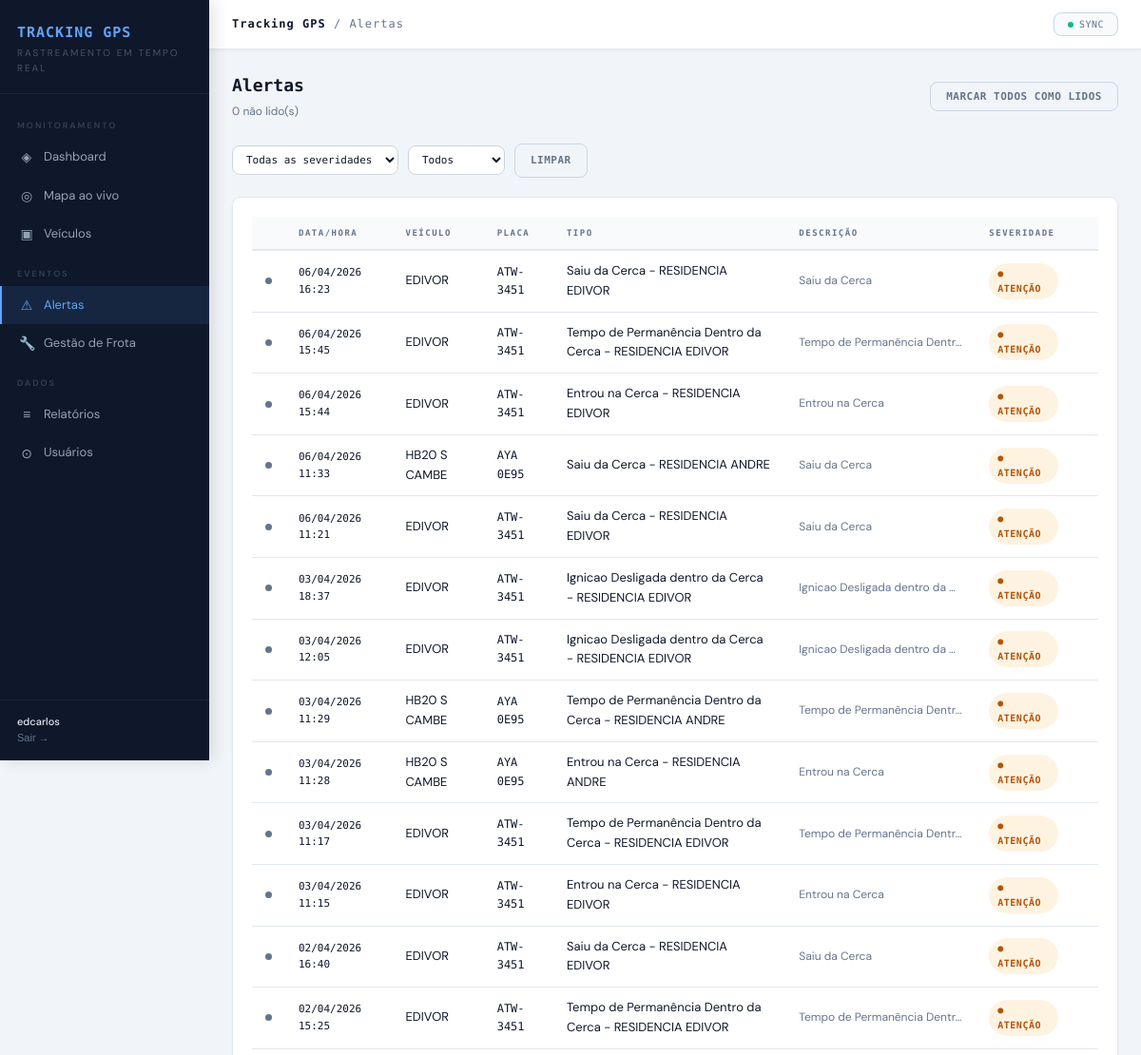
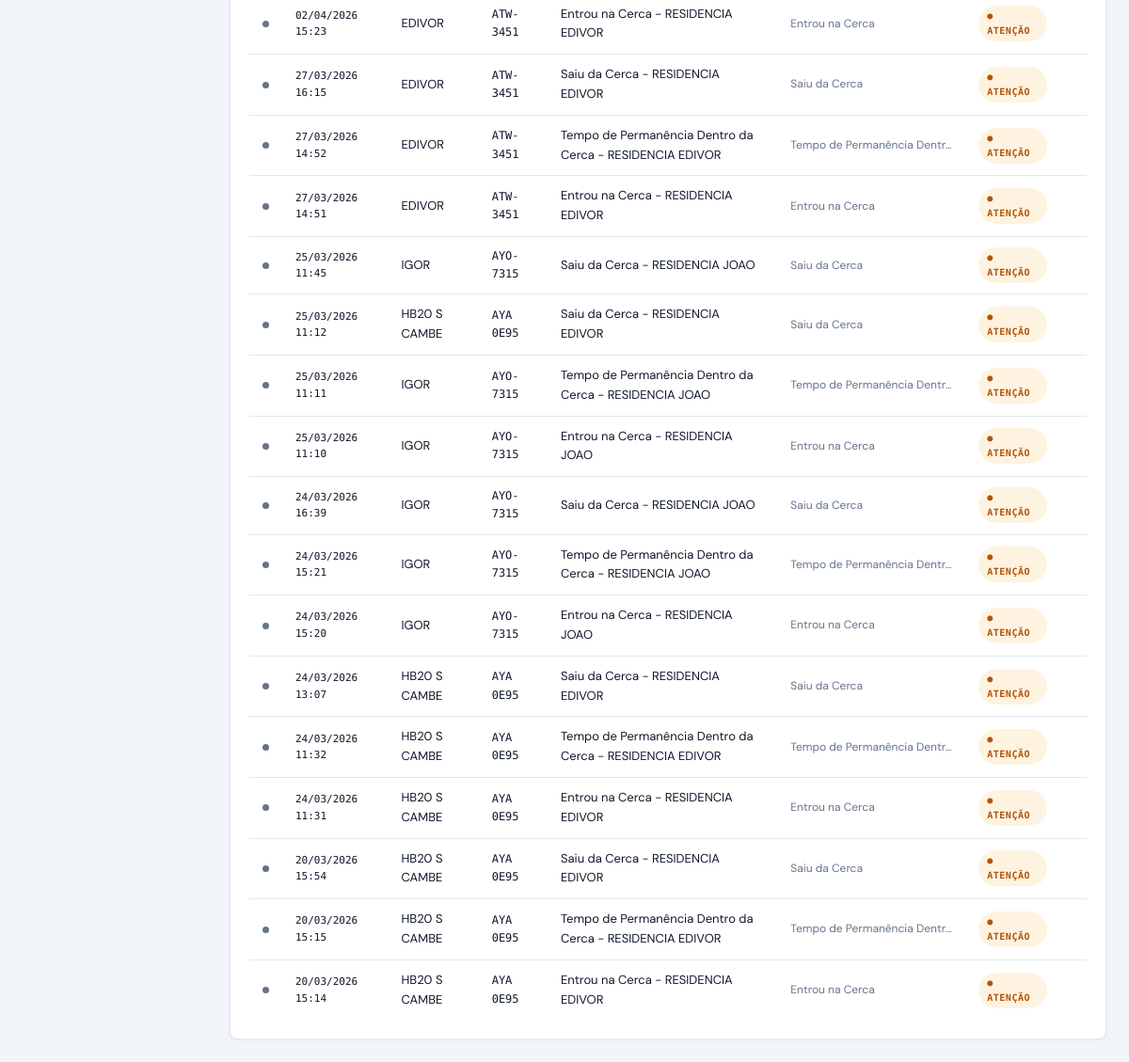
Screenshot of /alertas/ (signed in) with the database file from the repository (2 pictures, top to bottom).
### core/models.py (models this page shows, shortened)
class Alert(models.Model):
    SEVERIDADE_CHOICES = [
        ('info',    'Informação'),
        ('warning', 'Atenção'),
        ('danger',  'Crítico'),
    ]
    vehicle         = models.ForeignKey(Vehicle, on_delete=models.CASCADE, related_name='alerts')
    api_alert_id    = models.CharField(max_length=50, blank=True)
    tipo            = models.CharField(max_length=100, blank=True, verbose_name="Tipo")
    descricao       = models.TextField(blank=True, verbose_name="Descrição")
    severidade      = models.CharField(max_length=10, choices=SEVERIDADE_CHOICES, default='info')
    latitude        = models.FloatField(null=True, blank=True)
    longitude       = models.FloatField(null=True, blank=True)
    lido            = models.BooleanField(default=False)
    ocorrido_em     = models.DateTimeField(default=timezone.now)
    criado_em       = models.DateTimeField(auto_now_add=True)
    class Meta:
        verbose_name = "Alerta"
        verbose_name_plural = "Alertas"
        ordering = ['-ocorrido_em']

class Vehicle(models.Model):
    api_id          = models.CharField(max_length=20, unique=True, verbose_name="ID API")
    api_client_id   = models.CharField(max_length=20, blank=True)
    placa           = models.CharField(max_length=20, blank=True, verbose_name="Placa")
    tag             = models.CharField(max_length=50, blank=True, verbose_name="Tag")
    descricao       = models.CharField(max_length=200, blank=True, verbose_name="Descrição")
    chassi          = models.CharField(max_length=50, blank=True)
    ano             = models.CharField(max_length=10, blank=True)
    cor             = models.CharField(max_length=50, blank=True)
    tipo            = models.CharField(max_length=10, blank=True)
    fabricante      = models.CharField(max_length=10, blank=True)
    modelo          = models.CharField(max_length=100, blank=True)
    combustivel     = models.CharField(max_length=10, blank=True)
    consumo         = models.CharField(max_length=20, blank=True)
    velocidade_limite = models.CharField(max_length=20, blank=True)
    odometro        = models.CharField(max_length=20, blank=True)
    equipamento     = models.CharField(max_length=100, blank=True, null=True)
    latitude        = models.FloatField(null=True, blank=True)
    longitude       = models.FloatField(null=True, blank=True)
    velocidade_atual = models.FloatField(null=True, blank=True)
    ignicao         = models.BooleanField(null=True, blank=True)
    direcao         = models.FloatField(null=True, blank=True, verbose_name="Direção (graus)")
    ultima_posicao  = models.DateTimeField(null=True, blank=True)
    foto            = models.ImageField(upload_to='veiculos/', null=True, blank=True, verbose_name="Foto")
    km_base         = models.FloatField(null=True, blank=True, verbose_name="KM Base (odômetro manual)")
    km_percorrido_hoje = models.FloatField(default=0.0, verbose_name="KM percorrido hoje")
    km_dia_data     = models.DateField(null=True, blank=True, verbose_name="Data referência km diário")
    ativo           = models.BooleanField(default=True)
    criado_em       = models.DateTimeField(auto_now_add=True)
    atualizado_em   = models.DateTimeField(auto_now=True)
    class Meta:
        verbose_name = "Veículo"
        verbose_name_plural = "Veículos"
        ordering = ['placa']

### core/views.py (the view)
# urls.py: path('alertas/',                   views.alertas_lista,        name='alertas'),
@login_required
def alertas_lista(request):
    qs = Alert.objects.select_related('vehicle').order_by('-ocorrido_em')
    sev = request.GET.get('sev', '')
    if sev in ('info', 'warning', 'danger'):
        qs = qs.filter(severidade=sev)
    lido = request.GET.get('lido', '')
    if lido == '0':
        qs = qs.filter(lido=False)
    elif lido == '1':
        qs = qs.filter(lido=True)
    return render(request, 'core/alertas.html', {
        'alertas': qs[:200],
        'sev':     sev,
        'lido':    lido,
        'total_nao_lidos': Alert.objects.filter(lido=False).count(),
    })

### core/context_processors.py (called while the page is built)
def nao_lidos(request):
    if request.user.is_authenticated:
        return {'nao_lidos': Alert.objects.filter(lido=False).count()}
    return {'nao_lidos': 0}

### core/templates/core/alertas.html (shortened to what this page needs)
{% extends 'core/base.html' %}
{% block topbar_title %}<span>Tracking GPS</span> / Alertas{% endblock %}
{% block content %}
<div class="page-header">
  <div>
    <div class="page-title">Alertas</div>
    <div class="page-sub">{{ total_nao_lidos }} não lido(s)</div>
  </div>
  <button class="btn btn-ghost" onclick="marcarTodos()">Marcar todos como lidos</button>
</div>
<form method="get" class="filter-row">
  <select name="sev" class="filter-select" onchange="this.form.submit()">
    <option value="" {% if not sev %}selected{% endif %}>Todas as severidades</option>
  </select>
  <select name="lido" class="filter-select" onchange="this.form.submit()">
    <option value="" {% if lido == '' %}selected{% endif %}>Todos</option>
  </select>
  <a href="{% url 'alertas' %}" class="btn btn-ghost">Limpar</a>
</form>
<div class="card">
  <div class="table-wrap">
    <table>
      <thead>
        <tr>
          <th></th>
          <th>Data/Hora</th>
          <th>Veículo</th>
          <th>Placa</th>
          <th>Tipo</th>
          <th>Descrição</th>
          <th>Severidade</th>
          <th></th>
        </tr>
      </thead>
      <tbody>
        {% for a in alertas %}
        <tr id="alerta-{{ a.pk }}" {% if not a.lido %}style="background:rgba(245,158,11,0.04)"{% endif %}>
          <td><span class="dot {% if not a.lido %}dot-yellow{% else %}dot-gray{% endif %}"></span></td>
          <td class="mono" style="font-size:11px">{{ a.ocorrido_em|date:"d/m/Y H:i" }}</td>
          <td>{{ a.vehicle.descricao }}</td>
          <td class="mono">{{ a.vehicle.placa }}</td>
          <td>{{ a.tipo }}</td>
          <td style="font-size:12px;color:var(--muted);max-width:200px;overflow:hidden;text-overflow:ellipsis;white-space:nowrap">
            {{ a.descricao|default:"—" }}
          </td>
          <td>
            {% if a.severidade == 'danger' %}
              <span class="badge badge-red">● CRÍTICO</span>
            {% elif a.severidade == 'warning' %}
              <span class="badge badge-yellow">● ATENÇÃO</span>
            {% else %}
              <span class="badge badge-blue">● INFO</span>
            {% endif %}
          </td>
          <td>
          </td>
        </tr>
        {% empty %}
        <tr><td colspan="8" style="color:var(--muted);text-align:center;padding:30px">Nenhum alerta encontrado.</td></tr>
        {% endfor %}
      </tbody>
    </table>
  </div>
</div>
{% endblock %}

### core/templates/core/base.html (shortened to what this page needs)
<!DOCTYPE html>
<html lang="pt-BR">
<head>
</head>
<body>
<nav class="sidebar">
  <div class="sidebar-logo">
    <div class="brand">TRACKING GPS</div>
    <div class="tagline">Rastreamento em Tempo Real</div>
  </div>
  <div class="sidebar-nav">
    <div class="nav-label">Monitoramento</div>
    <a href="{% url 'dashboard' %}" class="nav-link {% if request.resolver_match.url_name == 'dashboard' %}active{% endif %}">
      <span class="nav-icon">◈</span> Dashboard
    </a>
    <a href="{% url 'mapa' %}" class="nav-link {% if request.resolver_match.url_name == 'mapa' %}active{% endif %}">
      <span class="nav-icon">◎</span> Mapa ao vivo
    </a>
    <a href="{% url 'veiculos' %}" class="nav-link {% if request.resolver_match.url_name == 'veiculos' %}active{% endif %}">
      <span class="nav-icon">▣</span> Veículos
    </a>
    <div class="nav-label">Eventos</div>
    <a href="{% url 'alertas' %}" class="nav-link {% if request.resolver_match.url_name == 'alertas' %}active{% endif %}">
      <span class="nav-icon">⚠</span> Alertas
    </a>
    <a href="{% url 'frota' %}" class="nav-link {% if request.resolver_match.url_name in 'frota,manutencao_criar,manutencao_editar,ocorrencia_criar,ocorrencia_editar' %}active{% endif %}">
      <span class="nav-icon">🔧</span> Gestão de Frota
    </a>
    <div class="nav-label">Dados</div>
    <a href="{% url 'relatorios' %}" class="nav-link {% if request.resolver_match.url_name == 'relatorios' %}active{% endif %}">
      <span class="nav-icon">≡</span> Relatórios
    </a>
    {% if request.user.is_staff or request.user.is_superuser %}
    <a href="{% url 'usuarios' %}" class="nav-link {% if request.resolver_match.url_name in 'usuarios,usuario_criar,usuario_editar' %}active{% endif %}">
      <span class="nav-icon">⊙</span> Usuários
    </a>
    {% endif %}
  </div>
  <div class="sidebar-footer">
    <div class="user">{{ request.user.get_full_name|default:request.user.username }}</div>
    <form method="post" action="{% url 'logout' %}" style="margin:0">
      <button type="submit" style="background:none;border:none;cursor:pointer;color:var(--muted);font-size:11px;padding:0;">Sair →</button>
    </form>
  </div>
</nav>
<div class="topbar">
  <div class="topbar-title">
    {% block topbar_title %}{% endblock %}
  </div>
  <div class="topbar-actions">
    <button class="sync-btn" onclick="syncAgora()" id="sync-btn">
      <span class="sync-dot" id="sync-dot"></span>
      <span id="sync-txt">SYNC</span>
    </button>
  </div>
</div>
<main class="main">
  <div class="content">
    {% block content %}{% endblock %}
  </div>
</main>
</body>
</html>

### rows the page displays
Alert: lido True (drawn), ocorrido_em "06/04/2026 16:23", vehicle.descricao "EDIVOR", vehicle.placa "ATW-3451", tipo "Saiu da Cerca - RESIDENCIA EDIVOR", descricao "Saiu da Cerca", severidade "● ATENÇÃO"
Alert: lido True (drawn), ocorrido_em "06/04/2026 15:45", vehicle.descricao "EDIVOR", vehicle.placa "ATW-3451", tipo "Tempo de Permanência Dentro da Cerca - RESIDENCIA EDIVOR", descricao "Tempo de Permanência Dentr…", severidade "● ATENÇÃO"
Alert: lido True (drawn), ocorrido_em "06/04/2026 15:44", vehicle.descricao "EDIVOR", vehicle.placa "ATW-3451", tipo "Entrou na Cerca - RESIDENCIA EDIVOR", descricao "Entrou na Cerca", severidade "● ATENÇÃO"
Alert: lido True (drawn), ocorrido_em "06/04/2026 11:33", vehicle.descricao "HB20 S CAMBE", vehicle.placa "AYA 0E95", tipo "Saiu da Cerca - RESIDENCIA ANDRE", descricao "Saiu da Cerca", severidade "● ATENÇÃO"
Alert: lido True (drawn), ocorrido_em "06/04/2026 11:21", vehicle.descricao "EDIVOR", vehicle.placa "ATW-3451", tipo "Saiu da Cerca - RESIDENCIA EDIVOR", descricao "Saiu da Cerca", severidade "● ATENÇÃO"
Alert: lido True (drawn), ocorrido_em "03/04/2026 18:37", vehicle.descricao "EDIVOR", vehicle.placa "ATW-3451", tipo "Ignicao Desligada dentro da Cerca - RESIDENCIA EDIVOR", descricao "Ignicao Desligada dentro da…", severidade "● ATENÇÃO"
Alert: lido True (drawn), ocorrido_em "03/04/2026 12:05", vehicle.descricao "EDIVOR", vehicle.placa "ATW-3451", tipo "Ignicao Desligada dentro da Cerca - RESIDENCIA EDIVOR", descricao "Ignicao Desligada dentro da…", severidade "● ATENÇÃO"
Alert: lido True (drawn), ocorrido_em "03/04/2026 11:29", vehicle.descricao "HB20 S CAMBE", vehicle.placa "AYA 0E95", tipo "Tempo de Permanência Dentro da Cerca - RESIDENCIA ANDRE", descricao "Tempo de Permanência Dentr…", severidade "● ATENÇÃO"
Alert: lido True (drawn), ocorrido_em "03/04/2026 11:28", vehicle.descricao "HB20 S CAMBE", vehicle.placa "AYA 0E95", tipo "Entrou na Cerca - RESIDENCIA ANDRE", descricao "Entrou na Cerca", severidade "● ATENÇÃO"
Alert: lido True (drawn), ocorrido_em "03/04/2026 11:17", vehicle.descricao "EDIVOR", vehicle.placa "ATW-3451", tipo "Tempo de Permanência Dentro da Cerca - RESIDENCIA EDIVOR", descricao "Tempo de Permanência Dentr…", severidade "● ATENÇÃO"
Alert: lido True (drawn), ocorrido_em "03/04/2026 11:15", vehicle.descricao "EDIVOR", vehicle.placa "ATW-3451", tipo "Entrou na Cerca - RESIDENCIA EDIVOR", descricao "Entrou na Cerca", severidade "● ATENÇÃO"
Alert: lido True (drawn), ocorrido_em "02/04/2026 16:40", vehicle.descricao "EDIVOR", vehicle.placa "ATW-3451", tipo "Saiu da Cerca - RESIDENCIA EDIVOR", descricao "Saiu da Cerca", severidade "● ATENÇÃO"
Alert: lido True (drawn), ocorrido_em "02/04/2026 15:25", vehicle.descricao "EDIVOR", vehicle.placa "ATW-3451", tipo "Tempo de Permanência Dentro da Cerca - RESIDENCIA EDIVOR", descricao "Tempo de Permanência Dentr…", severidade "● ATENÇÃO"
Alert: lido True (drawn), ocorrido_em "02/04/2026 15:23", vehicle.descricao "EDIVOR", vehicle.placa "ATW-3451", tipo "Entrou na Cerca - RESIDENCIA EDIVOR", descricao "Entrou na Cerca", severidade "● ATENÇÃO"
Alert: lido True (drawn), ocorrido_em "27/03/2026 16:15", vehicle.descricao "EDIVOR", vehicle.placa "ATW-3451", tipo "Saiu da Cerca - RESIDENCIA EDIVOR", descricao "Saiu da Cerca", severidade "● ATENÇÃO"
Alert: lido True (drawn), ocorrido_em "27/03/2026 14:52", vehicle.descricao "EDIVOR", vehicle.placa "ATW-3451", tipo "Tempo de Permanência Dentro da Cerca - RESIDENCIA EDIVOR", descricao "Tempo de Permanência Dentr…", severidade "● ATENÇÃO"
Alert: lido True (drawn), ocorrido_em "27/03/2026 14:51", vehicle.descricao "EDIVOR", vehicle.placa "ATW-3451", tipo "Entrou na Cerca - RESIDENCIA EDIVOR", descricao "Entrou na Cerca", severidade "● ATENÇÃO"
Alert: lido True (drawn), ocorrido_em "25/03/2026 11:45", vehicle.descricao "IGOR", vehicle.placa "AYO-7315", tipo "Saiu da Cerca - RESIDENCIA JOAO", descricao "Saiu da Cerca", severidade "● ATENÇÃO"
Alert: lido True (drawn), ocorrido_em "25/03/2026 11:12", vehicle.descricao "HB20 S CAMBE", vehicle.placa "AYA 0E95", tipo "Saiu da Cerca - RESIDENCIA EDIVOR", descricao "Saiu da Cerca", severidade "● ATENÇÃO"
Alert: lido True (drawn), ocorrido_em "25/03/2026 11:11", vehicle.descricao "IGOR", vehicle.placa "AYO-7315", tipo "Tempo de Permanência Dentro da Cerca - RESIDENCIA JOAO", descricao "Tempo de Permanência Dentr…", severidade "● ATENÇÃO"
Alert: lido True (drawn), ocorrido_em "25/03/2026 11:10", vehicle.descricao "IGOR", vehicle.placa "AYO-7315", tipo "Entrou na Cerca - RESIDENCIA JOAO", descricao "Entrou na Cerca", severidade "● ATENÇÃO"
Alert: lido True (drawn), ocorrido_em "24/03/2026 16:39", vehicle.descricao "IGOR", vehicle.placa "AYO-7315", tipo "Saiu da Cerca - RESIDENCIA JOAO", descricao "Saiu da Cerca", severidade "● ATENÇÃO"
Alert: lido True (drawn), ocorrido_em "24/03/2026 15:21", vehicle.descricao "IGOR", vehicle.placa "AYO-7315", tipo "Tempo de Permanência Dentro da Cerca - RESIDENCIA JOAO", descricao "Tempo de Permanência Dentr…", severidade "● ATENÇÃO"
Alert: lido True (drawn), ocorrido_em "24/03/2026 15:20", vehicle.descricao "IGOR", vehicle.placa "AYO-7315", tipo "Entrou na Cerca - RESIDENCIA JOAO", descricao "Entrou na Cerca", severidade "● ATENÇÃO"
Alert: lido True (drawn), ocorrido_em "24/03/2026 13:07", vehicle.descricao "HB20 S CAMBE", vehicle.placa "AYA 0E95", tipo "Saiu da Cerca - RESIDENCIA EDIVOR", descricao "Saiu da Cerca", severidade "● ATENÇÃO"
Alert: lido True (drawn), ocorrido_em "24/03/2026 11:32", vehicle.descricao "HB20 S CAMBE", vehicle.placa "AYA 0E95", tipo "Tempo de Permanência Dentro da Cerca - RESIDENCIA EDIVOR", descricao "Tempo de Permanência Dentr…", severidade "● ATENÇÃO"
Alert: lido True (drawn), ocorrido_em "24/03/2026 11:31", vehicle.descricao "HB20 S CAMBE", vehicle.placa "AYA 0E95", tipo "Entrou na Cerca - RESIDENCIA EDIVOR", descricao "Entrou na Cerca", severidade "● ATENÇÃO"
Alert: lido True (drawn), ocorrido_em "20/03/2026 15:54", vehicle.descricao "HB20 S CAMBE", vehicle.placa "AYA 0E95", tipo "Saiu da Cerca - RESIDENCIA EDIVOR", descricao "Saiu da Cerca", severidade "● ATENÇÃO"
Alert: lido True (drawn), ocorrido_em "20/03/2026 15:15", vehicle.descricao "HB20 S CAMBE", vehicle.placa "AYA 0E95", tipo "Tempo de Permanência Dentro da Cerca - RESIDENCIA EDIVOR", descricao "Tempo de Permanência Dentr…", severidade "● ATENÇÃO"
Alert: lido True (drawn), ocorrido_em "20/03/2026 15:14", vehicle.descricao "HB20 S CAMBE", vehicle.placa "AYA 0E95", tipo "Entrou na Cerca - RESIDENCIA EDIVOR", descricao "Entrou na Cerca", severidade "● ATENÇÃO"

### other values shown
{{ request.user.get_full_name|default:request.user.username }} "edcarlos"
{{ total_nao_lidos }} "0"
